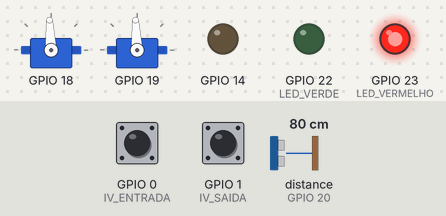
The sketch below on a simulated ESP32. On the bench: 2 × servo, output pins drawn as LEDs (lit = HIGH). Wiring (inferred from the names in the program): ultrasonic range finder: trigger GPIO 20; echo GPIO 20. Dashed ring = blinking. The inputs (shaded band) are chosen by the test bench; at power-on: distance to the obstacle (sensor on GPIO 20) 80 cm, GPIO 1 (IV_SAIDA) HIGH, GPIO 0 (IV_ENTRADA) HIGH. The echo pulse lasts 58.3 µs per cm; servo pulses on a pin are drawn as a servo (544–2400 µs = 0–180°); what the sketch prints to the serial monitor is not drawn.

Above: at 1.2 s.
1.3 s: distance to the obstacle (sensor on GPIO 20) set to 2 cm
At 1.64 s:
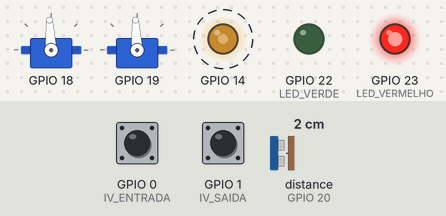
3.0 s: GPIO 1 (IV_SAIDA) pulled LOW for 0.15 s
At 5.19 s:
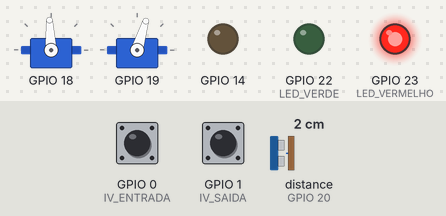
8.6 s: GPIO 1 (IV_SAIDA) pulled LOW for 1 s
At 10.1 s:
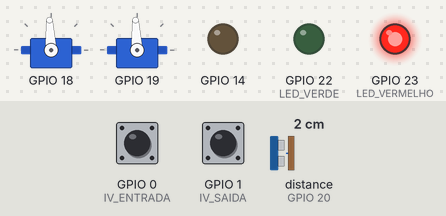
12.2 s: GPIO 1 (IV_SAIDA) pulled LOW for 3.2 s
At 12.8 s:
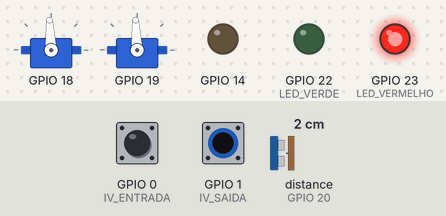
17.7 s: distance to the obstacle (sensor on GPIO 20) set to 6 cm
At 18.7 s:
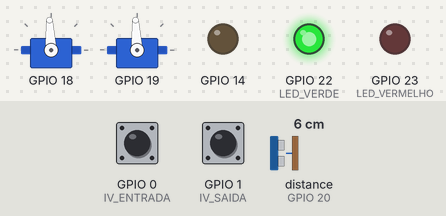
Timing chart, 0 to 20.7 s (numbered marks = the images above; inputs shaded):
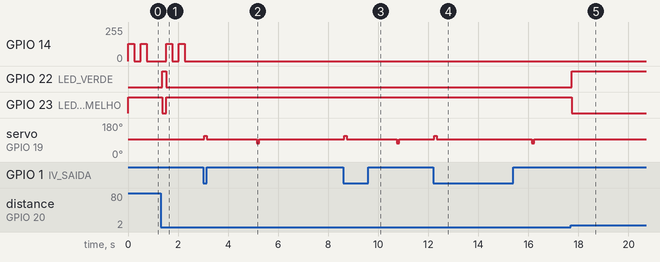

The sketch:

p1_semana1_corrigido2.ino
```cpp
#include <Arduino.h>
// =====================================================
// Configuração
// =====================================================
#define ULTRASONIC_SIG 20
#define IV_ENTRADA 0
#define IV_SAIDA 1
#define SERVO_ENTRADA 18
#define SERVO_SAIDA 19
#define LED_VERDE 22
#define LED_VERMELHO 23
#define BUZZER 14

const int NIVEL_IV_ATIVO = LOW;

const float ALTURA_SENSOR_CM = 10.0;
const float ALTURA_MAX_CM = 5.0;
const float ALTURA_MIN_DETECAO_CM = 1.5;

const unsigned long INTERVALO_SONAR_MS = 80;
const unsigned long TIMEOUT_SONAR_US = 6000;
const unsigned long DEBOUNCE_IV_MS = 40;
const unsigned long TEMPO_VALIDACAO_MS = 400;
const unsigned long TEMPO_SERVO_MS = 100;
const unsigned long TEMPO_SAIDA_ABERTA_MS = 2000; // espera depois do movimento de abertura
const unsigned long DURACAO_APITO_MS = 250;
const unsigned long PAUSA_APITOS_MS = 250;
const unsigned long TEMPO_LIVRE_MS = 700;
const unsigned long TEMPO_DESISTENCIA_MS = 8000;
const unsigned long INTERVALO_DEBUG_MS = 500;

const int PULSO_ENTRADA_FECHADA = 1300;
const int PULSO_ENTRADA_ABERTA = 1700;
const int PULSO_SAIDA_FECHADA = 1300;
const int PULSO_SAIDA_ABERTA = 1700;
const int PULSO_ENTRADA_PARADO = 1500;
const int PULSO_SAIDA_PARADO = 1500;

// PWM: servos a 50 Hz / 14 bits; buzzer a 880 Hz / 10 bits.
const int RESOLUCAO_SERVO = 14;
const int RESOLUCAO_BUZZER = 10;
const unsigned long MAX_DUTY_SERVO = 16383;

// =====================================================
// Estados
// =====================================================
enum Estado { REARMAR, FECHADA, VALIDAR, ABERTA, FECHAR, RECUSADA };

Estado estadoEntrada = REARMAR;
Estado estadoSaida = REARMAR;

unsigned long tempoInicioEntrada = 0;
unsigned long tempoInicioSaida = 0;

bool viuPassagemEntrada = false;
bool contouEntrada = false;
bool contouSaida = false;

bool sonarValido = false;
bool presente = false;
bool alturaOK = false;
float distancia = -1.0;
float altura = -1.0;
unsigned long ultimoSonar = 0;
int amostrasPresenca = 0;
int amostrasAltura = 0;
int amostrasLivres = 0;

bool ivEntradaAtivo = false;
bool ivSaidaAtivo = false;
bool ivEntradaBruto = false;
bool ivSaidaBruto = false;
unsigned long ivEntradaMudou = 0;
unsigned long ivSaidaMudou = 0;

bool servoEntradaOK = false;
bool servoSaidaOK = false;
bool buzzerOK = false;

unsigned long ultimoDebug = 0;

// =====================================================
// Funções
// =====================================================
bool tempoDecorreu(unsigned long agora, unsigned long antes, unsigned long intervalo) {
  return (agora - antes) >= intervalo;
}

void atualizarSensoresIV(unsigned long agora) {
  bool leituraEntrada = (digitalRead(IV_ENTRADA) == NIVEL_IV_ATIVO);
  if (leituraEntrada != ivEntradaBruto) {
    ivEntradaBruto = leituraEntrada;
    ivEntradaMudou = agora;
  }
  if (tempoDecorreu(agora, ivEntradaMudou, DEBOUNCE_IV_MS)) {
    ivEntradaAtivo = ivEntradaBruto;
  }

  bool leituraSaida = (digitalRead(IV_SAIDA) == NIVEL_IV_ATIVO);
  if (leituraSaida != ivSaidaBruto) {
    ivSaidaBruto = leituraSaida;
    ivSaidaMudou = agora;
  }
  if (tempoDecorreu(agora, ivSaidaMudou, DEBOUNCE_IV_MS)) {
    ivSaidaAtivo = ivSaidaBruto;
  }
}

void medirAltura(unsigned long agora) {
  if (!tempoDecorreu(agora, ultimoSonar, INTERVALO_SONAR_MS)) return;
  ultimoSonar = agora;

  pinMode(ULTRASONIC_SIG, OUTPUT);
  digitalWrite(ULTRASONIC_SIG, LOW);
  delayMicroseconds(2);
  digitalWrite(ULTRASONIC_SIG, HIGH);
  delayMicroseconds(12);
  digitalWrite(ULTRASONIC_SIG, LOW);

  pinMode(ULTRASONIC_SIG, INPUT);
  unsigned long duracao = pulseIn(ULTRASONIC_SIG, HIGH, TIMEOUT_SONAR_US);

  if (duracao == 0) {
    distancia = -1.0;
    sonarValido = false;
    altura = -1.0;
    alturaOK = false;
    amostrasPresenca = 0;
    amostrasAltura = 0;
    amostrasLivres = 0;
    return;
  }

  distancia = duracao / 58.3;
  sonarValido = (distancia >= 2.0 && distancia <= ALTURA_SENSOR_CM + 2.0);

  if (!sonarValido) {
    altura = -1.0;
    alturaOK = false;
    amostrasPresenca = 0;
    amostrasAltura = 0;
    amostrasLivres = 0;
    return;
  }

  altura = ALTURA_SENSOR_CM - distancia;
  if (altura < 0.0) altura = 0.0;

  bool detetado = (altura >= ALTURA_MIN_DETECAO_CM);

  if (detetado) {
    if (amostrasPresenca < 3) amostrasPresenca++;
    amostrasLivres = 0;
  } else {
    if (amostrasLivres < 3) amostrasLivres++;
    amostrasPresenca = 0;
  }

  if (detetado && altura <= ALTURA_MAX_CM) {
    if (amostrasAltura < 3) amostrasAltura++;
  } else {
    amostrasAltura = 0;
  }

  if (amostrasPresenca >= 3) presente = true;
  if (amostrasLivres >= 3) presente = false;
  alturaOK = (amostrasAltura >= 3);
}

void escreverServo(int pino, int pulsoUs) {
  unsigned long duty = (pulsoUs * MAX_DUTY_SERVO) / 20000;
  ledcWrite(pino, duty);
}

bool entradaAutorizada() {
  // contagem de lugares
  // autorização provisoriamente ativa;
  return true;
}

bool viaLivreDurante(bool condicaoLivre, unsigned long agora, unsigned long tempoAlvo, bool &aContar, unsigned long &desde) {
  if (!condicaoLivre) {
    aContar = false;
    return false;
  }
  if (!aContar) {
    aContar = true;
    desde = agora;
  }
  return tempoDecorreu(agora, desde, tempoAlvo);
}

// =====================================================
// Cancela Entrada
// =====================================================
bool processarEntrada(unsigned long agora) {
  bool eventoConfirmado = false;
  bool viaLivre = sonarValido && !presente && !ivEntradaAtivo;

  static bool aContarLivre = false;
  static unsigned long livreDesde = 0;

  switch (estadoEntrada) {
    case REARMAR:
      if (viaLivreDurante(viaLivre, agora, TEMPO_LIVRE_MS, aContarLivre, livreDesde)) {
        estadoEntrada = FECHADA;
        tempoInicioEntrada = agora;
        aContarLivre = false;
      }
      break;

    case FECHADA:
      if (sonarValido && presente && !ivEntradaAtivo) {
        estadoEntrada = VALIDAR;
        tempoInicioEntrada = agora;
        aContarLivre = false;
      }
      break;

    case VALIDAR:
      if (sonarValido && !presente) {
        estadoEntrada = REARMAR;
        aContarLivre = false;
      } else if (tempoDecorreu(agora, tempoInicioEntrada, TEMPO_VALIDACAO_MS)) {
        if (!sonarValido || !alturaOK || !entradaAutorizada() || ivEntradaAtivo) {
          estadoEntrada = RECUSADA;
          tempoInicioEntrada = agora;
          aContarLivre = false;
        } else {
          viuPassagemEntrada = false;
          contouEntrada = false;
          estadoEntrada = ABERTA;
          tempoInicioEntrada = agora;
          aContarLivre = false;
        }
      }
      break;

    case RECUSADA:
      if (viaLivreDurante(viaLivre, agora, TEMPO_LIVRE_MS, aContarLivre, livreDesde)) {
        estadoEntrada = FECHADA;
        aContarLivre = false;
      }
      break;

    case ABERTA:
      if (ivEntradaAtivo) viuPassagemEntrada = true;

      if (viuPassagemEntrada && !ivEntradaAtivo && !contouEntrada &&
          tempoDecorreu(agora, tempoInicioEntrada, TEMPO_SERVO_MS)) {
        contouEntrada = true;
        eventoConfirmado = true;
      }

      // Depois da passagem confirmada, o IV livre permite fechar.
      // O sonar continua a validar aproximacao/altura e a desistência sem passagem.
      if (viaLivreDurante(contouEntrada ? !ivEntradaAtivo : viaLivre,
                          agora, TEMPO_LIVRE_MS, aContarLivre, livreDesde) &&
          tempoDecorreu(agora, tempoInicioEntrada, TEMPO_SERVO_MS) &&
          (contouEntrada || tempoDecorreu(agora, tempoInicioEntrada, TEMPO_DESISTENCIA_MS))) {
        estadoEntrada = FECHAR;
        tempoInicioEntrada = agora;
        aContarLivre = false;
      }
      break;

    case FECHAR:
      // se voltar a haver algo na zona, reabrir em vez de continuar a fechar
      if (ivEntradaAtivo || (!contouEntrada && (!sonarValido || presente))) {
        estadoEntrada = ABERTA;
        tempoInicioEntrada = agora;
        aContarLivre = false;
      } else if (tempoDecorreu(agora, tempoInicioEntrada, TEMPO_SERVO_MS)) {
        estadoEntrada = REARMAR;
        aContarLivre = false;
      }
      break;
  }

  return eventoConfirmado;
}

// =====================================================
// Cancela Saída
// =====================================================
bool processarSaida(unsigned long agora) {
  bool eventoConfirmado = false;
  bool viaLivre = !ivSaidaAtivo;

  static bool aContarLivre = false;
  static unsigned long livreDesde = 0;

  switch (estadoSaida) {
    case REARMAR:
      if (viaLivreDurante(viaLivre, agora, TEMPO_LIVRE_MS, aContarLivre, livreDesde)) {
        estadoSaida = FECHADA;
        tempoInicioSaida = agora;
        aContarLivre = false;
      }
      break;

    case FECHADA:
      if (ivSaidaAtivo) {
        contouSaida = false;
        estadoSaida = ABERTA;
        tempoInicioSaida = agora;
        aContarLivre = false;
      }
      break;

    case ABERTA:
      if (viaLivreDurante(viaLivre, agora, TEMPO_LIVRE_MS, aContarLivre, livreDesde) &&
          tempoDecorreu(agora, tempoInicioSaida, TEMPO_SERVO_MS + TEMPO_SAIDA_ABERTA_MS)) {
        if (!contouSaida) {
          contouSaida = true;
          eventoConfirmado = true;
        }
        estadoSaida = FECHAR;
        tempoInicioSaida = agora;
        aContarLivre = false;
      }
      break;

    case FECHAR:
      if (ivSaidaAtivo) {
        estadoSaida = ABERTA;
        tempoInicioSaida = agora;
        aContarLivre = false;
      } else if (tempoDecorreu(agora, tempoInicioSaida, TEMPO_SERVO_MS)) {
        estadoSaida = REARMAR;
        aContarLivre = false;
      }
      break;

    default:
      estadoSaida = REARMAR;
      break;
  }

  return eventoConfirmado;
}

// =====================================================
// Leds, buzzers servomotores
// =====================================================
void atualizarSaidasHardware(unsigned long agora) {
  if (servoEntradaOK) {
    int pulso =   PULSO_ENTRADA_PARADO;
    if(!tempoDecorreu(agora, tempoInicioEntrada, TEMPO_SERVO_MS)){
      if(estadoEntrada == ABERTA) pulso = PULSO_ENTRADA_ABERTA;
      if(estadoEntrada == FECHAR) pulso = PULSO_ENTRADA_FECHADA;
    }
    escreverServo(SERVO_ENTRADA, pulso);
  }

  if (servoSaidaOK) {
    int pulso =   PULSO_SAIDA_PARADO;
    if(!tempoDecorreu(agora, tempoInicioSaida, TEMPO_SERVO_MS)){
      if(estadoSaida == ABERTA) pulso = PULSO_SAIDA_ABERTA;
      if(estadoSaida == FECHAR) pulso = PULSO_SAIDA_FECHADA;
    }
    escreverServo(SERVO_SAIDA, pulso);
  }

  // Vermelho - falha de leitura/recusa/falha do servo da entrada
  bool alturaInvalida = sonarValido && presente && (altura > ALTURA_MAX_CM);
  bool aviso = !sonarValido || alturaInvalida || (estadoEntrada == RECUSADA) || !entradaAutorizada() || !servoEntradaOK;
  digitalWrite(LED_VERDE, aviso ? LOW : HIGH);
  digitalWrite(LED_VERMELHO, aviso ? HIGH : LOW);

  // Dois apitos por novo alerta (LED passa de verde para vermelho).
  // Termina a sequencia mesmo se o alerta desaparecer entretanto.
  // Nao repete enquanto o mesmo alerta se mantiver.
  if (buzzerOK) {
    static bool avisoAnterior = false;
    static bool sequenciaAtiva = false;
    static unsigned long inicioApitos = 0;

    if (aviso && !avisoAnterior && !sequenciaAtiva) {
      inicioApitos = agora;
      sequenciaAtiva = true;
    }
    avisoAnterior = aviso;

    unsigned long decorrido = agora - inicioApitos;
    bool som = false;
    if (sequenciaAtiva) {
      som = (decorrido < DURACAO_APITO_MS) ||
            (decorrido >= DURACAO_APITO_MS + PAUSA_APITOS_MS &&
             decorrido < 2 * DURACAO_APITO_MS + PAUSA_APITOS_MS);
      if (decorrido >= 2 * DURACAO_APITO_MS + PAUSA_APITOS_MS) {
        sequenciaAtiva = false;
      }
    }
    ledcWrite(BUZZER, som ? 512 : 0);
  }
}

// =====================================================
// Serial Monitor
// =====================================================
void imprimirDiagnostico(unsigned long agora) {
  if (!tempoDecorreu(agora, ultimoDebug, INTERVALO_DEBUG_MS)) return;
  ultimoDebug = agora;

  Serial.print("Distancia: ");
  if (distancia >=0 ) Serial.print(distancia, 1);
  else Serial.print("sem eco");
  Serial.print(" cm | sonar valido: ");
  Serial.print(sonarValido ? "sim" : "nao");
  Serial.print(" | Altura: ");
  if (sonarValido) Serial.print(altura, 1);
  else Serial.print("--");
  Serial.print(" cm | Presenca: ");
  if(sonarValido) Serial.print(presente ? "sim" : "nao");
  else Serial.print("indefinida");
  Serial.print(" | Altura OK: ");
  Serial.print(alturaOK ? "sim" : "nao");
  Serial.print(" | IV entrada: ");
  Serial.print(ivEntradaAtivo ? "ativo" : "livre");
  Serial.print(" (nivel "); Serial.print(digitalRead(IV_ENTRADA)); Serial.print(")");
  Serial.print(" | IV saida: ");
  Serial.print(ivSaidaAtivo ? "ativo" : "livre");
  Serial.print(" (nivel "); Serial.print(digitalRead(IV_SAIDA)); Serial.print(")");
  Serial.print(" | Entrada: ");
  Serial.print((int)estadoEntrada);
  Serial.print(" | Saida: ");
  Serial.println((int)estadoSaida);
}

// =====================================================
// 9. Setup e loop
// =====================================================
void setup() {
  Serial.begin(115200);

  pinMode(ULTRASONIC_SIG, INPUT);
  pinMode(IV_ENTRADA, INPUT_PULLUP);
  pinMode(IV_SAIDA, INPUT_PULLUP);
  pinMode(LED_VERDE, OUTPUT);
  pinMode(LED_VERMELHO, OUTPUT);

  digitalWrite(LED_VERDE, LOW);
  digitalWrite(LED_VERMELHO, HIGH);

  // Os canais são independentes: uma falha no buzzer não bloqueia os servos
  // ledcAttachChannel(pino, frequência, resolução, canal)- configurar um pino da ESP32 para gerar um sinal PWM
  servoEntradaOK = ledcAttachChannel(SERVO_ENTRADA, 50, RESOLUCAO_SERVO, 0);
  servoSaidaOK = ledcAttachChannel(SERVO_SAIDA, 50, RESOLUCAO_SERVO, 1);
  buzzerOK = ledcAttachChannel(BUZZER, 880, RESOLUCAO_BUZZER, 2);

  if (servoEntradaOK) escreverServo(SERVO_ENTRADA, PULSO_ENTRADA_PARADO);
  if (servoSaidaOK) escreverServo(SERVO_SAIDA, PULSO_SAIDA_PARADO);
  if (buzzerOK) ledcWrite(BUZZER, 0);

  if (!servoEntradaOK) Serial.println("[ERRO] PWM da cancela de entrada indisponivel.");
  if (!servoSaidaOK) Serial.println("[ERRO] PWM da cancela de saida indisponivel.");
  if (!buzzerOK) Serial.println("[AVISO] PWM do buzzer indisponivel; as cancelas continuam independentes.");

  Serial.println();
  Serial.println("Estados: 0=REARMAR, 1=FECHADA, 2=VALIDAR, 3=ABERTA, 4=FECHAR, 5=RECUSADA");
  Serial.print("Altura valida: "); Serial.print(ALTURA_MIN_DETECAO_CM);
  Serial.print(" a "); Serial.print(ALTURA_MAX_CM); Serial.println(" cm (inclusive)");
}

void loop() {
  unsigned long agora = millis();

  atualizarSensoresIV(agora);
  medirAltura(agora);

  agora = millis();

  bool entrou = false;
  bool saiu = false;

  if (servoEntradaOK) entrou = processarEntrada(agora);
  if (servoSaidaOK) saiu = processarSaida(agora);

  if (entrou) Serial.println("[EVENTO] Passagem de entrada confirmada pelo sensor IV.");
  if (saiu) Serial.println("[EVENTO] Passagem de saida confirmada pelo sensor IV.");

  atualizarSaidasHardware(agora);
  imprimirDiagnostico(agora);
}
```

Measured:
- the behaviour switches between 4 and 5 cm on distance to the obstacle (sensor on GPIO 20) (found by bisection; images 4 and 5)
- after the input at 1.3 s, GPIO 14: alternates 128/255 for 0.25 s and 0/255 for 0.25 s, 4 changes in all, then stays 0/255, starting after 0.22 s; GPIO 22 (LED_VERDE): LOW → HIGH after 0.06 s, → LOW 0.16 s later; GPIO 23 (LED_VERMELHO): HIGH → LOW after 0.06 s, → HIGH 0.16 s later
- after the input at 3.0 s, servo on GPIO 19: 93° → 112° at once, → 93° 0.10 s later, → 73° 2.0 s later, → 93° 0.10 s later
- after the input at 8.6 s, servo on GPIO 19: 93° → 112° at once, → 93° 0.10 s later, → 73° 2.0 s later, → 93° 0.10 s later
- after the input at 12.2 s, servo on GPIO 19: 93° → 112° at once, → 93° 0.10 s later, → 73° 3.8 s later, → 93° 0.10 s later
- after the input at 17.7 s, GPIO 22 (LED_VERDE): LOW → HIGH at once; GPIO 23 (LED_VERMELHO): HIGH → LOW at once
- by itself, GPIO 14: alternates 128/255 for 0.25 s and 0/255 for 0.26 s
